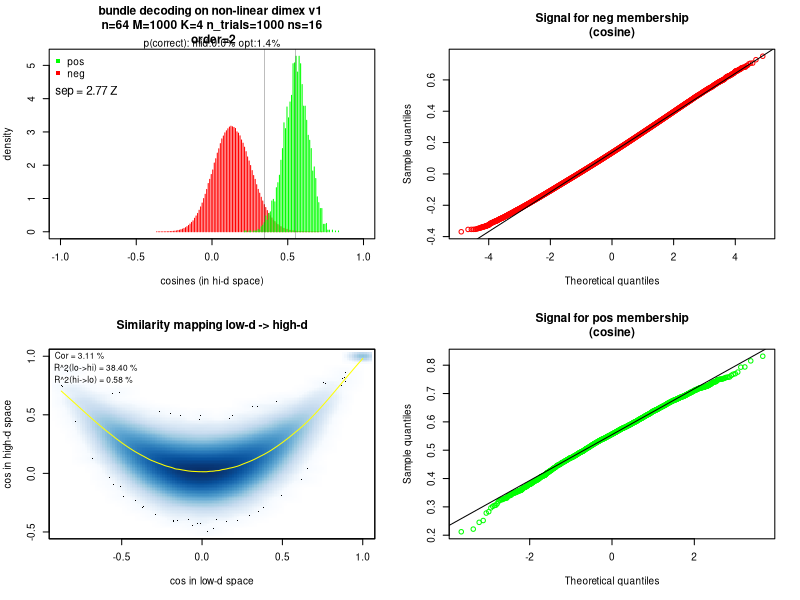

This figure's R source:
# normalize a vector
z <- function(x) x * 1/sqrt(sum(x^2))
# replace occurrences of v in x with w
repv <- function(x, v, w) replace(x, which(x==v), w)
# return a vector of mean and sd of x
meansd <- function(x, na.rm=TRUE) {
  c(mean=mean(x, na.rm=na.rm), sd=sd(x, na.rm=na.rm))
}
# return a list with mean, sd, var, and length of x
meansdl <- function(x, na.rm=TRUE) {
  list(u=mean(x, na.rm=na.rm), s=sd(x, na.rm=na.rm), v=sd(x, na.rm=na.rm)^2, n=sum(!is.na(x)))
}
# add names to x
named <- function(x, names_=NULL) {names(x) <- names_; x}

optimal_threshold <- function(signal_stats, expts) {
  decision_stats <- function(expts, threshold, details=FALSE) {
    decisions <- sapply(expts, function(expt)
      c(FN=sum(expt$pos < threshold), FP=sum(expt$neg >= threshold),
        n_pos=length(expt$pos), n_neg=length(expt$neg),
        n=length(expt$pos) + length(expt$neg)))
    p_wrong_decision <- (sum(decisions['FP',]) + sum(decisions['FN',])) / sum(decisions['n',])
    p_wrong_expt <- sum(colSums(decisions[c('FP', 'FN'),])>0) / ncol(decisions)
    if (details) {
      return(list(threshold=threshold,
                  p_wrong_decision=p_wrong_decision,
                  p_wrong_expt=p_wrong_expt,
                  n_expts=length(expts),
                  n_decisions=sum(decisions['n',]),
                  n_FP=sum(decisions['FP',]),
                  n_FN=sum(decisions['FN',]),
                  p_FP=sum(decisions['FP',]) / sum(decisions['n_neg',]),
                  p_FN=sum(decisions['FN',]) / sum(decisions['n_pos',])))
    } else {
      return(p_wrong_decision)
    }
  }
  opt <- optimize(function(tt) decision_stats(expts, threshold=tt), lower=0, upper=1)
  res <- rbind(opt=unlist(decision_stats(expts, threshold=opt$minimum, details=TRUE)),
               mid=unlist(decision_stats(expts, threshold=mean(c(signal_stats$neg$u, signal_stats$pos$u)), details=TRUE)))
  return(res)
}

run_expts <- function(mem, M, K, n_trials) {
  expts <- lapply(seq(n_trials), function(i) {
    j <- sample(M, K) # indices to include in the bundle
    x <- z(rowSums(mem[,j])) # the bundle, normalized
    y <- x %*% mem # dot product of x with every vector in mem
    return(list(pos=y[j], neg=y[-j]))
  })
  return(expts)
}

bundle_sep_expt <- function(
    n = 64,   # dimensionality of vectors
    M = 1000, # number of vectors in memory
    K = 4,    # number of vectors in a bundle
    n_trials = 1000,# number of trials
    layout = NULL,
    plot_ = NULL)
{
  # mem is a matrix of M normalized vectors of dim n, one vector per column
  mem <- apply(matrix(rnorm(M * n), ncol=M, dimnames=list(NULL, paste0('v', seq(M)))), 2, z)
  expts <- run_expts(mem, M, K, n_trials)
  ss <- list(neg=meansdl(c(sapply(expts, '[[', 'neg'))),
             pos=meansdl(c(sapply(expts, '[[', 'pos'))))
  # n_expt should equal n_trials
  param <- c(n=n, M=M, K=K, n_trials=n_trials, n_expt=length(expts))
  opt_decision <- optimal_threshold(signal_stats=ss, expts=expts)
  plot_bundle_sep_expt(expts, mem, sep=with(ss, (pos$u-neg$u)/sqrt(neg$v + pos$v)),
    main='vanilla bundle decoding experiment',
    param=param, opt_decision=opt_decision, layout=layout, plot_=plot_)
  return(list(param=param,
    res=with(ss, data.frame(row.names=c('neg','pos','sep'),
      u=c(neg$u, pos$u, pos$u-neg$u),
      sd=c(neg$s, pos$s, sqrt(neg$v+pos$v)),
      z=c(neg$u/neg$s, pos$u/pos$s, (pos$u-neg$u)/sqrt(neg$v + pos$v)))),
    opt_decision=opt_decision))
}

# version with linear dimensionality expansion
bundle_sep_lin_dimex_expt <- function(
    n = 64,    # dimensionality of vectors in higher-d space
    ns = 16,   # dimensionality of vectors in lower-d space
    M = 1000,  # number of vectors in memory
    K = 4,     # number of vectors in a bundle
    n_trials = 1000, # number of trials
    layout = NULL,
    plot_ = NULL)
{
  # X is a matrix to transform from ns to n: [K x ns] [ns x n] -> [K x n]  not (Ns x n)?
  Mat <- matrix(rnorm(n * ns, sd=sqrt(1/n)), nrow=n)
  Y <- svd(Mat)
  X <- Y$u
  # ms is the collection of vectors in the low-d embedding space
  ms <- apply(matrix(rnorm(M * ns), ncol=M, dimnames=list(NULL, paste0('v', seq(M)))), 2, z)
  # mem is the collection of vectors in the high-d space
  mem <- apply(X %*% ms, 2, z)
  expts <- run_expts(mem, M, K, n_trials)
  ss <- list(neg=meansdl(c(sapply(expts, '[[', 'neg'))), pos=meansdl(c(sapply(expts, '[[', 'pos'))))
  param <- c(n=n, M=M, K=K, n_trials=n_trials, ns=ns, n_expt=length(expts))
  opt_decision <- optimal_threshold(signal_stats=ss, expts=expts)
  plot_bundle_sep_expt(expts, ms, mem, sep=with(ss, (pos$u-neg$u)/sqrt(neg$v + pos$v)),
                       main='bundle decoding on linear dimex',
                       param=param, opt_decision=opt_decision, layout=layout, plot_=plot_)
  return(list(param=param,
    res=with(ss, data.frame(row.names=c('neg','pos','sep'),
      u=c(neg$u, pos$u, pos$u-neg$u),
      sd=c(neg$s, pos$s, sqrt(neg$v+pos$v)),
      z=c(neg$u/neg$s, pos$u/pos$s, (pos$u-neg$u)/sqrt(neg$v + pos$v)))),
    opt_decision=opt_decision))
}

# version with non-linear dimensionality expansion
# dimensionality expansion is implemented via collapsing an outer product
bundle_sep_nonlin_dimex1_expt <- function(
    n = 64,    # dimensionality of vectors in higher-d space
    ns = 16,   # dimensionality of vectors in lower-d space
    order = 2, # order to use the dimensionality expansion
    M = 1000,  # number of vectors in memory
    K = 4,     # number of vectors in a bundle
    n_trials = 1000, # number of trials
    layout = NULL,
    plot_ = NULL)
{
  ms <- apply(matrix(rnorm(M * ns), ncol=M, dimnames=list(NULL, paste0('v', seq(M)))), 2, z)
  collapse_idx <- sample(rep(seq(len=n), length=ns^order))
  dimexp <- function(x) {
    ou = outer(x,x)
    y <- c(ou)
    for (j in seq(len=order-2))
      y <- c(outer(x, y))
    formatted = tapply(y, collapse_idx, sum)
    return(formatted)
  }
  mem <- apply(ms, 2, function(x) z(dimexp(x)))
  expts <- run_expts(mem, M, K, n_trials)
  ss <- list(neg=meansdl(c(sapply(expts, '[[', 'neg'))), pos=meansdl(c(sapply(expts, '[[', 'pos'))))
  param <- c(n=n, M=M, K=K, n_trials=n_trials, ns=ns, n_expt=length(expts), order=order)
  opt_decision <- optimal_threshold(signal_stats=ss, expts=expts)
  plot_bundle_sep_expt(expts, ms, mem, sep=with(ss, (pos$u-neg$u)/sqrt(neg$v + pos$v)),
                       main='bundle decoding on non-linear dimex v1',
                       param=param, opt_decision=opt_decision, layout=layout, plot_=plot_)
  return(list(param=param,
    res=with(ss, data.frame(row.names=c('neg','pos','sep'),
      u=c(neg$u, pos$u, pos$u-neg$u),
      sd=c(neg$s, pos$s, sqrt(neg$v+pos$v)),
      z=c(neg$u/neg$s, pos$u/pos$s, (pos$u-neg$u)/sqrt(neg$v + pos$v)))),
    opt_decision=opt_decision))
}

# version with V2 non-linear dimensionality expansion
# dimensionality expansion is implemented via collapsing random products of given order
bundle_sep_nonlin_dimex2_expt <- function(
    n = 64,    # dimensionality of vectors in higher-d space
    ns = 16,   # dimensionality of vectors in lower-d space
    order = 2, # order to use the dimensionality expansion
    J = 6,     # number of points in each dimensionality-explanding sum
    M = 1000,  # number of vectors in memory
    K = 4,     # number of vectors in a bundle
    n_trials = 1000, # number of trials
    layout = NULL,
    plot_ = NULL)
{
  ms <- apply(matrix(rnorm(M * ns), ncol=M, dimnames=list(NULL, paste0('v', seq(M)))), 2, z)
  collapse_idx <- sample(rep(seq(n), length=n*J))
  expand_idx <- lapply(seq(len=order), function(i) sample(rep(seq(ns), length=n*J)))
  dimexp <- function(x) {
    y <- x[expand_idx[[1]]]
    for (j in seq(2, order))
      y <- y * x[expand_idx[[j]]]
    return(tapply(y, collapse_idx, sum))
  }
  mem <- apply(ms, 2, function(x) z(dimexp(x)))
  expts <- run_expts(mem, M, K, n_trials)
  ss <- list(neg=meansdl(c(sapply(expts, '[[', 'neg'))), pos=meansdl(c(sapply(expts, '[[', 'pos'))))
  param <- c(n=n, M=M, K=K, n_trials=n_trials, ns=ns, n_expt=length(expts), order=order, J=J)
  opt_decision <- optimal_threshold(signal_stats=ss, expts=expts)
  plot_bundle_sep_expt(expts, ms, mem, sep=with(ss, (pos$u-neg$u)/sqrt(neg$v + pos$v)),
                       main='bundle decoding on non-linear dimex v2',
                       param=param, opt_decision=opt_decision, layout=layout, plot_=plot_)
  return(list(param=param,
    res=with(ss, data.frame(row.names=c('neg','pos','sep'),
      u=c(neg$u, pos$u, pos$u-neg$u),
      sd=c(neg$s, pos$s, sqrt(neg$v+pos$v)),
      z=c(neg$u/neg$s, pos$u/pos$s, (pos$u-neg$u)/sqrt(neg$v + pos$v)))),
    opt_decision=opt_decision))
}

# version with mix of lin & V2 non-linear dimensionality expansion
bundle_sep_nonlin_dimex3_expt <- function(
    n = 64,    # dimensionality of vectors in higher-d space
    ns = 16,   # dimensionality of vectors in lower-d space
    dxa = 0.5, # mixing weight of non-linear
    order = 2, # order to use the dimensionality expansion
    J = 6,     # number of points in each dimensionality-explanding sum
    M = 1000,  # number of vectors in memory
    K = 4,     # number of vectors in a bundle
    n_trials = 1000, # number of trials
    layout = NULL,
    plot_ = NULL)
{
  ms <- apply(matrix(rnorm(M * ns), ncol=M, dimnames=list(NULL, paste0('v', seq(M)))), 2, z)
  collapse_idx <- sample(rep(seq(n), length=n*J))
  expand_idx <- lapply(seq(len=order), function(i) sample(rep(seq(ns), length=n*J)))
  dimexp <- function(x) {
    y <- x[expand_idx[[1]]]
    for (j in seq(2, order))
      y <- y * x[expand_idx[[j]]]
    return(tapply(y, collapse_idx, sum))
  }
  mem_b <- apply(ms, 2, function(x) z(dimexp(x)))
  # v-matrix [K x ns] [ns x n] -> [K x n]
  X <- svd(matrix(rnorm(n * ns, sd=sqrt(1/n)), nrow=n))$u
  mem_a <- apply(X %*% ms, 2, z)
  # mix together
  mem <- apply((1-dxa) * mem_a + dxa * mem_b, 2, z)
  expts <- run_expts(mem, M, K, n_trials)
  ss <- list(neg=meansdl(c(sapply(expts, '[[', 'neg'))), pos=meansdl(c(sapply(expts, '[[', 'pos'))))
  param <- c(n=n, M=M, K=K, n_trials=n_trials, ns=ns, n_expt=length(expts), order=order, J=J, dxa=dxa)
  opt_decision <- optimal_threshold(signal_stats=ss, expts=expts)
  plot_bundle_sep_expt(expts, ms, mem, sep=with(ss, (pos$u-neg$u)/sqrt(neg$v + pos$v)),
    main='bundle decoding on non-linear dimex v3',
    param=param, opt_decision=opt_decision, layout=layout, plot_=plot_)
  return(list(param=param,
    res=with(ss, data.frame(row.names=c('neg','pos','sep'),
      u=c(neg$u, pos$u, pos$u-neg$u),
      sd=c(neg$s, pos$s, sqrt(neg$v+pos$v)),
      z=c(neg$u/neg$s, pos$u/pos$s, (pos$u-neg$u)/sqrt(neg$v + pos$v)))),
    opt_decision=opt_decision))
}

plot_bundle_sep_expt <- function(
  res, m_small, m_large=NULL,
  main='bundle decoding experiment', param=NULL,
  opt_decision=NULL, layout=NULL, sep=NULL, plot_=NULL)
{
  # layout(rbind(c(1,1,2), c(1,1,3)))
  if (is.null(layout))
    layout <- rbind(c(1,2), c(4,3))
  if (is.null(plot_))
    plot_ <- 1:4
  if (!is.character(layout) || layout!='n')
    graphics::layout(layout)
  par(cex=0.6)
  h_neg <- hist(sapply(res, '[[', 'neg'), breaks=seq(-1,1,len=201), plot=F)
  h_pos <- hist(sapply(res, '[[', 'pos'), breaks=seq(-1,1,len=201), plot=F)
  if (is.element(1, plot_)) {
    if (length(param)) {
      i <- seq(along=param)[!(names(param) %in% c('n_expt'))]
      while (length(i)) {
        main <- paste(main, '\n', paste(sapply(names(param)[head(i, 5)],
          function(n) sprintf('%s=%g', n, param[n])), collapse=' '))
        i <- tail(i, -5)
      }
    }
    with(h_neg,
         plot(x=mids, y=repv(density, 0, NA), type='h', col='red', lwd=1, main=main,
              ylim=range(c(h_neg$density, h_pos$density)),
              xlab=if (is.null(m_large)) 'cosines' else 'cosines (in hi-d space)',
              ylab='density'))
    with(h_pos,
      points(x=mids, y=repv(density, 0, NA), type='h', col='green', lwd=1))
    legend('topleft', legend=c('pos', 'neg'), pch=15, col=c('green', 'red'), bty='n')
    if (!is.null(sep))
      mtext(outer=F, line=-4, text=sprintf('  sep = %.2f Z', sep), cex=0.7, adj=0, padj=0)
    if (!is.null(opt_decision)) {
      abline(v=opt_decision[, 'threshold'], col='black', lwd=0.25)
      pct_correct <- sapply(100 * (1 - opt_decision[, c('p_wrong_expt')]), format, digits=3, scientific=F, nsmall=1)
      mtext(outer=F, line=0, cex=0.6, adj=0.5,
            text=sprintf('p(correct): mid:%s%% opt:%s%%', pct_correct['mid'], pct_correct['opt']))
    }
  }
  if (is.element(3, plot_)) {
    qq <- qqnorm(sapply(res, '[[', 'neg'), plot=FALSE)
    if (length(qq$x) > 2000) {
      i <- order(qq$y)
      j <- unique(round(approx(qq$x[i], seq(len=length(qq$x)), xout=seq(min(qq$x),max(qq$x),len=1000), rule=2)$y))
      qq$y <- qq$y[i][j]
      qq$x <- qq$x[i][j]
    }
    plot(qq$x, qq$y, col='red', xlab='Theoretical quantiles', ylab='Sample quantiles', main='Signal for neg membership\n(cosine)')
    qqline(sapply(res, '[[', 'neg'))
  }
  if (is.element(4, plot_)) {
    qq <- qqnorm(sapply(res, '[[', 'pos'), plot=FALSE)
    if (length(qq$x) > 2000) {
      i <- order(qq$y)
      j <- unique(round(approx(qq$x[i], seq(len=length(qq$x)), xout=seq(min(qq$x),max(qq$x),len=1000), rule=2)$y))
      qq$y <- qq$y[i][j]
      qq$x <- qq$x[i][j]
    }
    plot(qq$x, qq$y, col='green', xlab='Theoretical quantiles', ylab='Sample quantiles', main='Signal for pos membership\n(cosine)')
    qqline(sapply(res, '[[', 'pos'))
  }
  if (!is.null(m_large) && is.element(2, plot_)) {
    cp_small <- crossprod(m_small)
    cp_large <- crossprod(m_large)
    smoothScatter(cp_small, cp_large, xlab='cos in low-d space', ylab='cos in high-d space',
      main='Similarity mapping low-d -> high-d')
    cp_smooth <- loess.smooth(cp_small, cp_large, span=1/20, evaluation=200)
    with(cp_smooth, lines(x, y, col='yellow'))
    mtext(outer=F, line=-1, text=sprintf('Cor = %.2f %%', 100*cor(c(cp_small), c(cp_large))), cex=0.5, adj=0.02)
    p <- approx(x=cp_smooth$x, y=cp_smooth$y, xout=c(cp_small), rule=2)$y
    v1 <- mean((c(cp_large) - mean(c(cp_large)))^2)
    v2 <- mean((c(cp_large) - p)^2)
    mtext(outer=F, line=-2, text=sprintf('R^2(lo->hi) = %.2f %%', 100*(v1-v2)/v1), cex=0.5, adj=0.02)
    cp_smooth <- loess.smooth(cp_large, cp_small, span=1/20, evaluation=200)
    p <- approx(x=cp_smooth$x, y=cp_smooth$y, xout=c(cp_large), rule=2)$y
    v1 <- mean((c(cp_small) - mean(c(cp_small)))^2)
    v2 <- mean((c(cp_small) - p)^2)
    mtext(outer=F, line=-3, text=sprintf('R^2(hi->lo) = %.2f %%', 100*(v1-v2)/v1), cex=0.5, adj=0.02)
  }
  return(invisible(NULL))
}

bundle_sep_nonlin_dimex1_expt()